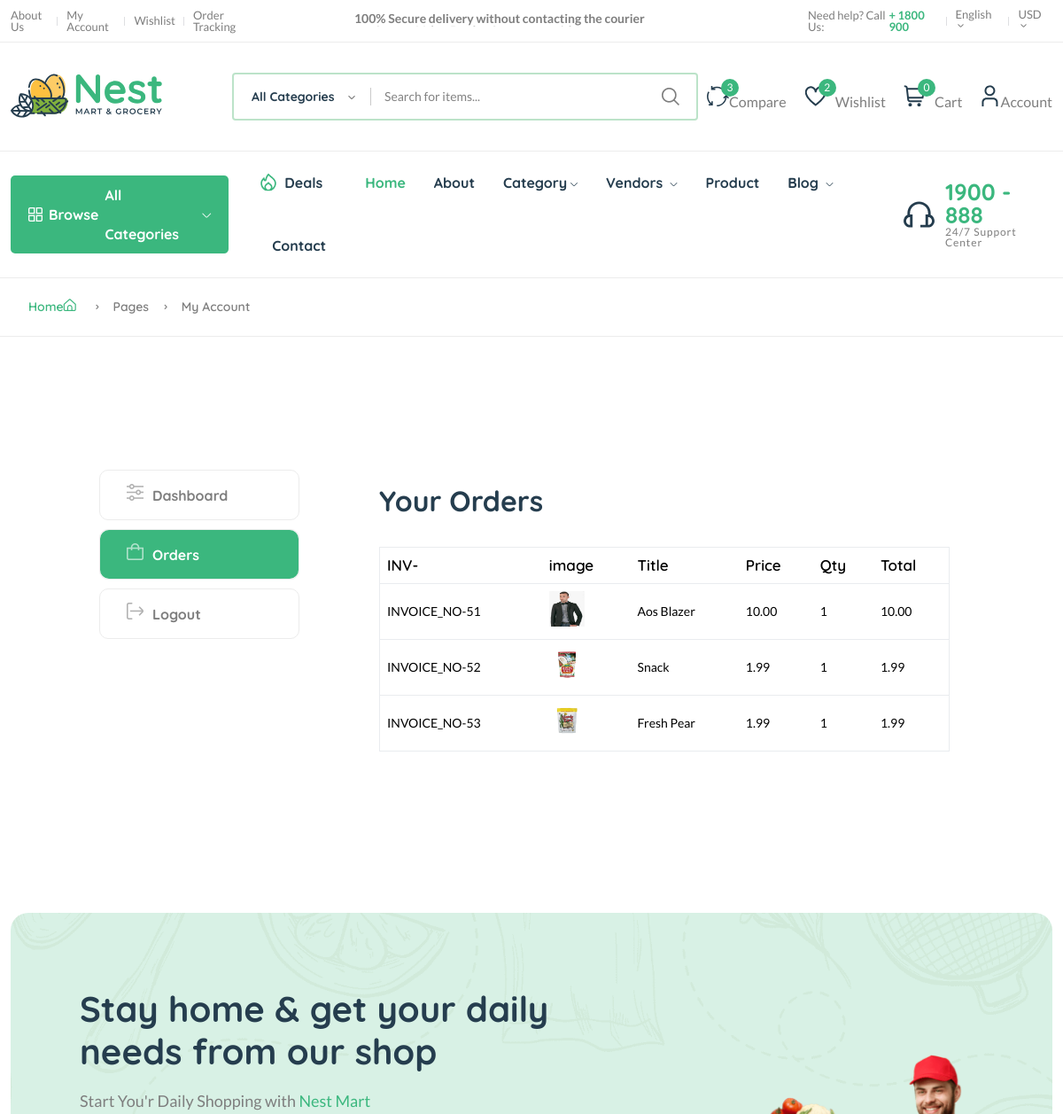
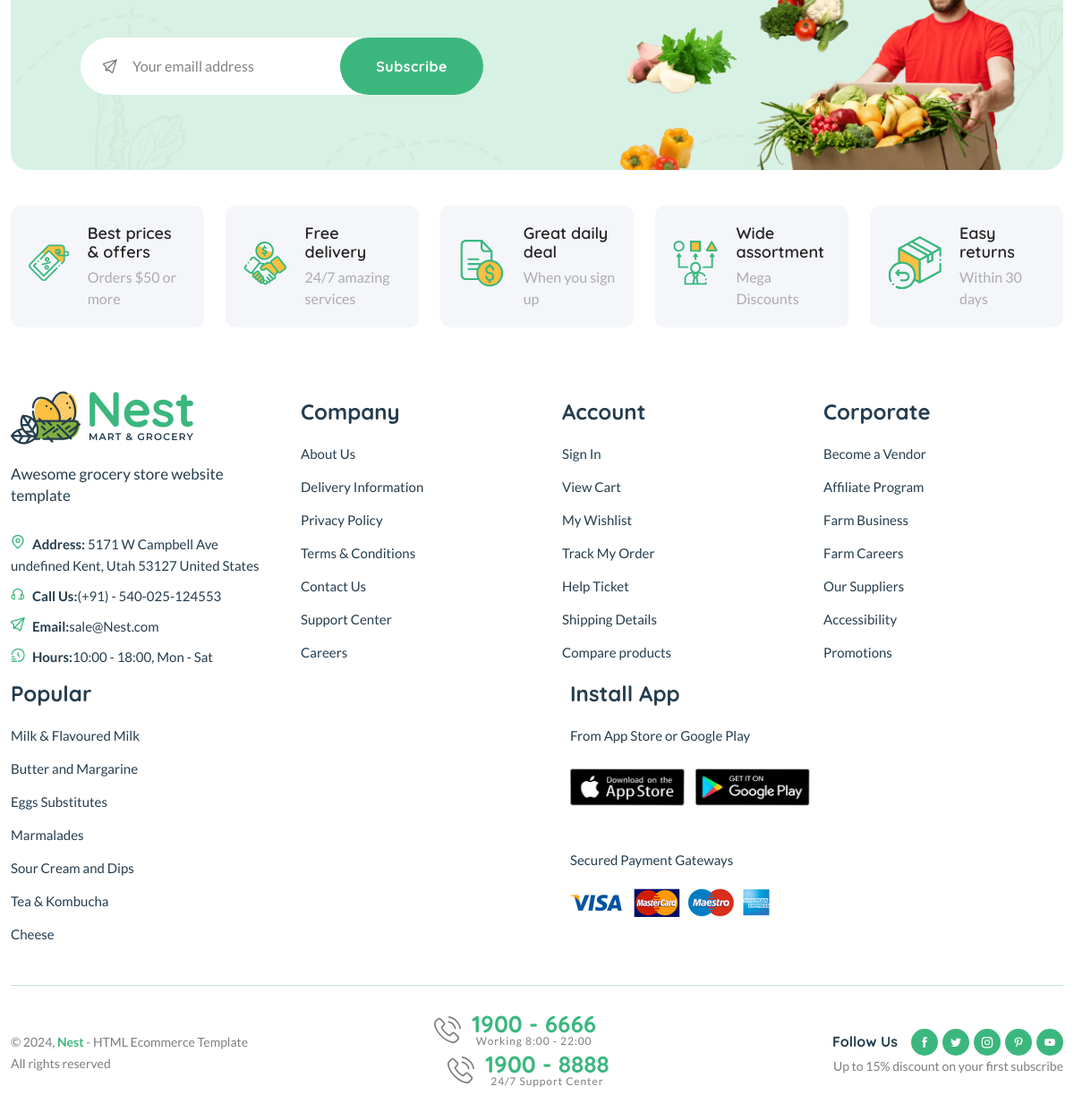
Screenshot of /dashboard/order/13 (signed in) with the database file from the repository (2 pictures, top to bottom).
### core/models.py (models this page shows, shortened)
class CartOrderItems (models.Model):
    order = models.ForeignKey(CartOrder, on_delete = models.CASCADE)
    invoice_no = models.CharField(max_length=200)
    product_status = models.CharField(max_length=200)
    item = models.CharField(max_length=200)
    image = models.CharField(max_length=200)
    qty =  models.IntegerField(default=0)
    price = models.DecimalField(max_digits=12, decimal_places=2, default="1.99")
    total = models.DecimalField(max_digits=12, decimal_places=2, default="1.99")
    class Meta:
      verbose_name_plural = "Cart Order Items"

### core/views.py (the view)
# urls.py: path("dashboard/order/<int:id>", views.order_detail,name="order-detail"),
def order_detail(request, id):
    order = CartOrder.objects.get(user = request.user, id =id)
    order_items = CartOrderItems.objects.filter(order = order)
    context = {
        "order_items":order_items
    }
    return render(request,'core/order-detail.html', context)

### core/context_processor.py (called while the page is built)
def default(request):
    categories = Category.objects.all()
    vendors = Vendor.objects.all()
    min_max_price = Product.objects.aggregate(Min("price"),Max("price"))
    try:
        address = Address.objects.get(user = request.user)
    except:
        address = None
    try:
        wishlist = Wishlist.objects.filter(user = request.user)
    except:
        messages.warning(request,"you need login ")
        wishlist = 0
    return{
        "categories":categories,
        "wishlist":wishlist,
        "address":address,
        "vendors":vendors,
        "min_max_price":min_max_price,
    }

### templates/core/order-detail.html (shortened to what this page needs)
{% extends "patials/base.html" %}
 {% load static %}
 {% block content %}
<main class="main pages">
    <div class="page-header breadcrumb-wrap">
        <div class="container">
            <div class="breadcrumb">
                <a href="index.html" rel="nofollow">Home<i class="fi-rs-home mr-5"></i></a>
                <span></span> Pages <span></span> My Account
            </div>
        </div>
    </div>
    <div class="page-content pt-150 pb-150">
        <div class="container">
            <div class="row">
                <div class="col-lg-10 m-auto">
                    <div class="row">
                        <div class="col-md-3">
                            <div class="dashboard-menu">
                                <ul class="nav flex-column" role="tablist">
                                    <li class="nav-item">
                                        <a class="nav-link"   href="{% url 'core:dashboard' %}" ><i class="fi-rs-settings-sliders mr-10"></i>Dashboard</a>
                                    </li>
                                    <li class="nav-item">
                                        <a class="nav-link active" id="orders-tab" data-bs-toggle="tab" href="#orders" role="tab" aria-controls="orders" aria-selected="false"><i class="fi-rs-shopping-bag mr-10"></i>Orders</a>
                                    </li>
                                    <li class="nav-item">
                                        <a class="nav-link" href="{% url 'userauths:sign-out' %}"><i class="fi-rs-sign-out mr-10"></i>Logout</a>
                                    </li>
                                </ul>
                            </div>
                        </div>
                        <div class="col-md-9">
                            <div class="tab-content account dashboard-content pl-50">
                                <div class="tab-pane fade active show" id="orders" role="tabpanel" aria-labelledby="orders-tab">
                                    <div class="card">
                                        <div class="card-header">
                                            <h3 class="mb-0">Your Orders</h3>
                                        </div>
                                        <div class="card-body">
                                            <div class="table-responsive">
                                                <table class="table">
                                                    <thead>
                                                        <tr>
                                                            <th>INV-</th>
                                                            <th>image</th>
                                                            <th>Title</th>
                                                            <th>Price</th>
                                                            <th>Qty</th>
                                                            <th>Total</th>
                                                        </tr>
                                                    </thead>
                                                    <tbody>
                                                        {% for o in order_items %}
                                                        <tr>
                                                            <td>INVOICE_NO-{{o.id}}</td>
                                                            <td>
                                                                <p><img src={{o.image}} style="width:40px; height:40px"></p>
                                                            </td>
                                                            <td>{{o.item|title}}</td>
                                                            <td>{{o.price}}</td>
                                                            <td>{{o.qty}}</td>
                                                            <td>{{o.total}}</td>
                                                        </tr>
                                                        {% endfor %}
                                                    </tbody>
                                                </table>
                                            </div>
                                        </div>
                                    </div>
                                </div>
                            </div>
                        </div>
                    </div>
                </div>
            </div>
        </div>
    </div>
</main>
{% endblock content %}

### rows the page displays
CartOrderItems: id "51", image (picture), item "Aos Blazer", price "10.00", qty "1", total "10.00"
CartOrderItems: id "52", image (picture), item "Snack", price "1.99", qty "1", total "1.99"
CartOrderItems: id "53", image (picture), item "Fresh Pear", price "1.99", qty "1", total "1.99"

### other values shown
{{ wishlist.count }} "2"
{{ request.session.cart_data_obj|length }} "0"
